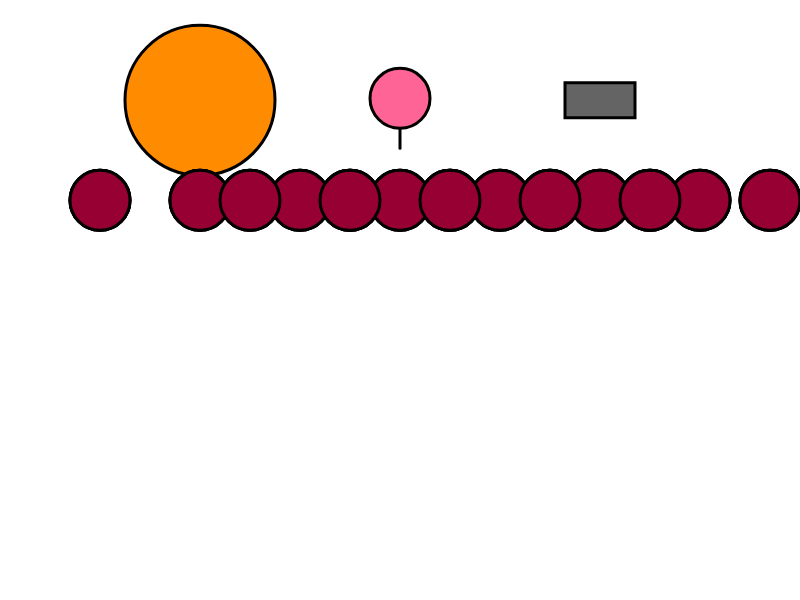
Frame 1 (no input)
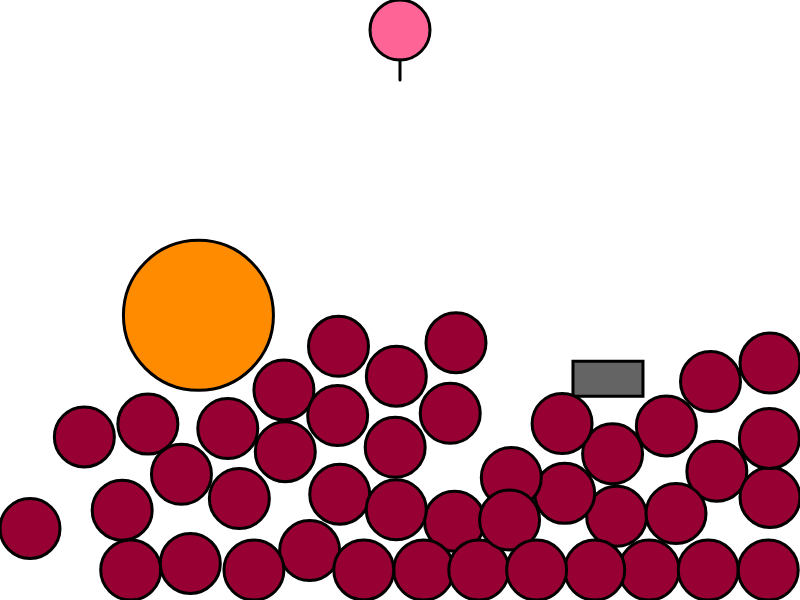
Frame 60 (no input)
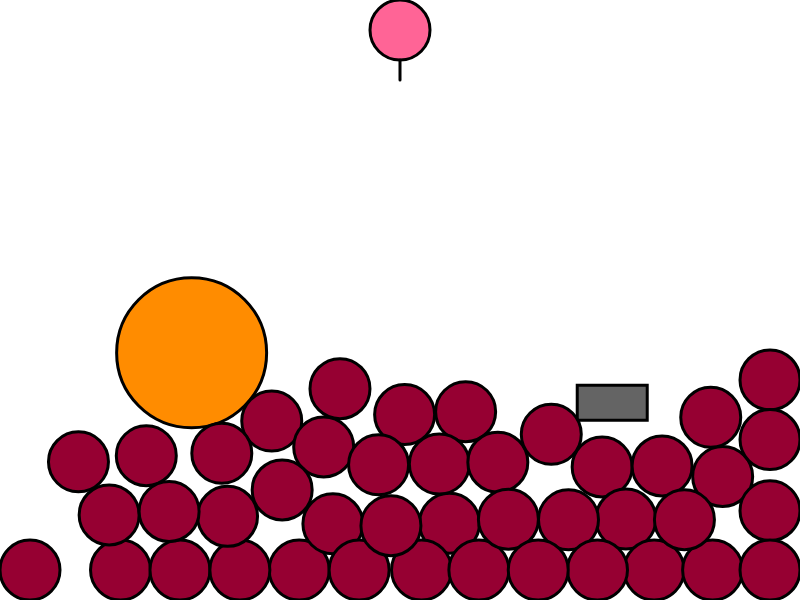
Frame 120 (the mouse pressed at the canvas centre since frame 60)

The p5.js sketch that drew these frames (run headless with seeded random() and noise() and a simulated clock; from frame 60 on, the mouse is pressed at the canvas centre):

// p5.js sketch
// ── sketch.js
class PhysicsObject {
  constructor(x, y, r, type) {
    this.pos = createVector(x, y);
    this.vel = createVector(0, 0);
    this.acc = createVector(0, 0);

    this.r = r;
    this.type = type;
    this.dragging = false;

    // Different behaviours
    if (type === "basketball") {
      this.bounce = 0.85;
      this.mass = 1;
    } else if (type === "balloon") {
      this.bounce = 0.6;
      this.mass = 0.2;
    } else if (type === "hammer") {
      this.bounce = 0.2;
      this.mass = 1000;
    } else if (type === "teddy") {
      this.bounce = 0.4;
      this.mass = 1.5;
    }
  }

  applyForce(force) {
    let f = p5.Vector.div(force, this.mass);
    this.acc.add(f);
  }

  update() {
    if (!this.dragging) {
      // gravity
      this.applyForce(createVector(0, 0.3 * this.mass));

      // balloon floats upward slightly
      if (this.type === "balloon") {
        this.applyForce(createVector(0, -0.4));
      }

      this.vel.add(this.acc);
      this.pos.add(this.vel);
      this.acc.mult(0);
    }

    this.checkEdges();
  }

  checkEdges() {
    // Floor
    if (this.pos.y + this.r > height) {
      this.pos.y = height - this.r;
      this.vel.y *= -this.bounce;
    }

    // Ceiling
    if (this.pos.y - this.r < 0) {
      this.pos.y = this.r;
      this.vel.y *= -this.bounce;
    }

    // Walls
    if (this.pos.x + this.r > width) {
      this.pos.x = width - this.r;
      this.vel.x *= -this.bounce;
    }

    if (this.pos.x - this.r < 0) {
      this.pos.x = this.r;
      this.vel.x *= -this.bounce;
    }
  }

  display() {
    push();
    translate(this.pos.x, this.pos.y);

    strokeWeight(3)
    stroke(0);

    if (this.type === "basketball") {
      fill(255, 140, 0);
      ellipse(0, 0, this.r * 2);
    } else if (this.type === "balloon") {
      fill(255, 100, 150);
      ellipse(0, 0, this.r * 2);
      stroke(0);
      line(0, this.r, 0, this.r + 20);
    } else if (this.type === "hammer") {
      fill(100);
      rectMode(CENTER);
      rect(0, 0, this.r * 2, this.r);
    } else if (this.type === "teddy") {
      fill(150, 0, 50);
      ellipse(0, 0, this.r * 2);
    }

    pop();
  }

  // Mouse interaction
  pressed(mx, my) {
    let d = dist(mx, my, this.pos.x, this.pos.y);
    if (d < this.r) {
      this.dragging = true;
    }
  }

  released() {
    this.dragging = false;
  }

  drag(mx, my) {
    if (this.dragging) {
      this.pos.set(mx, my);
      this.vel.set(0, 0);
    }
  }
}

// --- Main sketch ---
let objects = [];

function setup() {
  createCanvas(800, 600);

  objects.push(new PhysicsObject(200, 100, 75, "basketball"));
  objects.push(new PhysicsObject(400, 100, 30, "balloon"));
  objects.push(new PhysicsObject(600, 100, 35, "hammer"));
  
  objects.push(new PhysicsObject(300, 200, 30, "teddy"));
  objects.push(new PhysicsObject(400, 200, 30, "teddy"));
  objects.push(new PhysicsObject(500, 200, 30, "teddy"));
  objects.push(new PhysicsObject(600, 200, 30, "teddy"));
  objects.push(new PhysicsObject(700, 200, 30, "teddy"));
  objects.push(new PhysicsObject(800, 200, 30, "teddy"));
  objects.push(new PhysicsObject(100, 200, 30, "teddy"));
  objects.push(new PhysicsObject(200, 200, 30, "teddy"));
  objects.push(new PhysicsObject(250, 200, 30, "teddy"));
  objects.push(new PhysicsObject(350, 200, 30, "teddy"));
  objects.push(new PhysicsObject(450, 200, 30, "teddy"));
  objects.push(new PhysicsObject(550, 200, 30, "teddy"));
  objects.push(new PhysicsObject(650, 200, 30, "teddy"));
  objects.push(new PhysicsObject(300, 200, 30, "teddy"));
  objects.push(new PhysicsObject(400, 200, 30, "teddy"));
  objects.push(new PhysicsObject(500, 200, 30, "teddy"));
  objects.push(new PhysicsObject(600, 200, 30, "teddy"));
  objects.push(new PhysicsObject(700, 200, 30, "teddy"));
  objects.push(new PhysicsObject(800, 200, 30, "teddy"));
  objects.push(new PhysicsObject(100, 200, 30, "teddy"));
  objects.push(new PhysicsObject(200, 200, 30, "teddy"));
  objects.push(new PhysicsObject(250, 200, 30, "teddy"));
  objects.push(new PhysicsObject(350, 200, 30, "teddy"));
  objects.push(new PhysicsObject(450, 200, 30, "teddy"));
  objects.push(new PhysicsObject(550, 200, 30, "teddy"));
  objects.push(new PhysicsObject(650, 200, 30, "teddy"));
   objects.push(new PhysicsObject(350, 200, 30, "teddy"));
  objects.push(new PhysicsObject(450, 200, 30, "teddy"));
  objects.push(new PhysicsObject(550, 200, 30, "teddy"));
  objects.push(new PhysicsObject(650, 200, 30, "teddy"));
  objects.push(new PhysicsObject(300, 200, 30, "teddy"));
  objects.push(new PhysicsObject(400, 200, 30, "teddy"));
  objects.push(new PhysicsObject(500, 200, 30, "teddy"));
  objects.push(new PhysicsObject(600, 200, 30, "teddy"));
  objects.push(new PhysicsObject(700, 200, 30, "teddy"));
  objects.push(new PhysicsObject(800, 200, 30, "teddy"));
  objects.push(new PhysicsObject(100, 200, 30, "teddy"));
  objects.push(new PhysicsObject(200, 200, 30, "teddy"));
  objects.push(new PhysicsObject(250, 200, 30, "teddy"));
  objects.push(new PhysicsObject(350, 200, 30, "teddy"));
  objects.push(new PhysicsObject(450, 200, 30, "teddy"));
  objects.push(new PhysicsObject(550, 200, 30, "teddy"));
  objects.push(new PhysicsObject(650, 200, 30, "teddy"));
  
  
}

function draw() {
  background(255);

  for (let obj of objects) {
    obj.update();
    obj.display();
  }

  // basic object collision
  handleCollisions();
}

function mousePressed() {
  for (let obj of objects) {
    obj.pressed(mouseX, mouseY);
  }
}

function mouseReleased() {
  for (let obj of objects) {
    obj.released();
  }
}

function mouseDragged() {
  for (let obj of objects) {
    obj.drag(mouseX, mouseY);
  }
}

// Simple collision system
function handleCollisions() {
  for (let i = 0; i < objects.length; i++) {
    for (let j = i + 1; j < objects.length; j++) {
      let a = objects[i];
      let b = objects[j];

      let d = dist(a.pos.x, a.pos.y, b.pos.x, b.pos.y);
      let minDist = a.r + b.r;

      if (d < minDist) {
        let overlap = minDist - d;
        let dir = p5.Vector.sub(b.pos, a.pos).normalize();

        b.pos.add(dir.copy().mult(overlap / 2));
        a.pos.sub(dir.copy().mult(overlap / 2));

        // simple velocity swap
        let temp = a.vel.copy();
        a.vel = b.vel.copy();
        b.vel = temp;
      }
    }
  }
}
